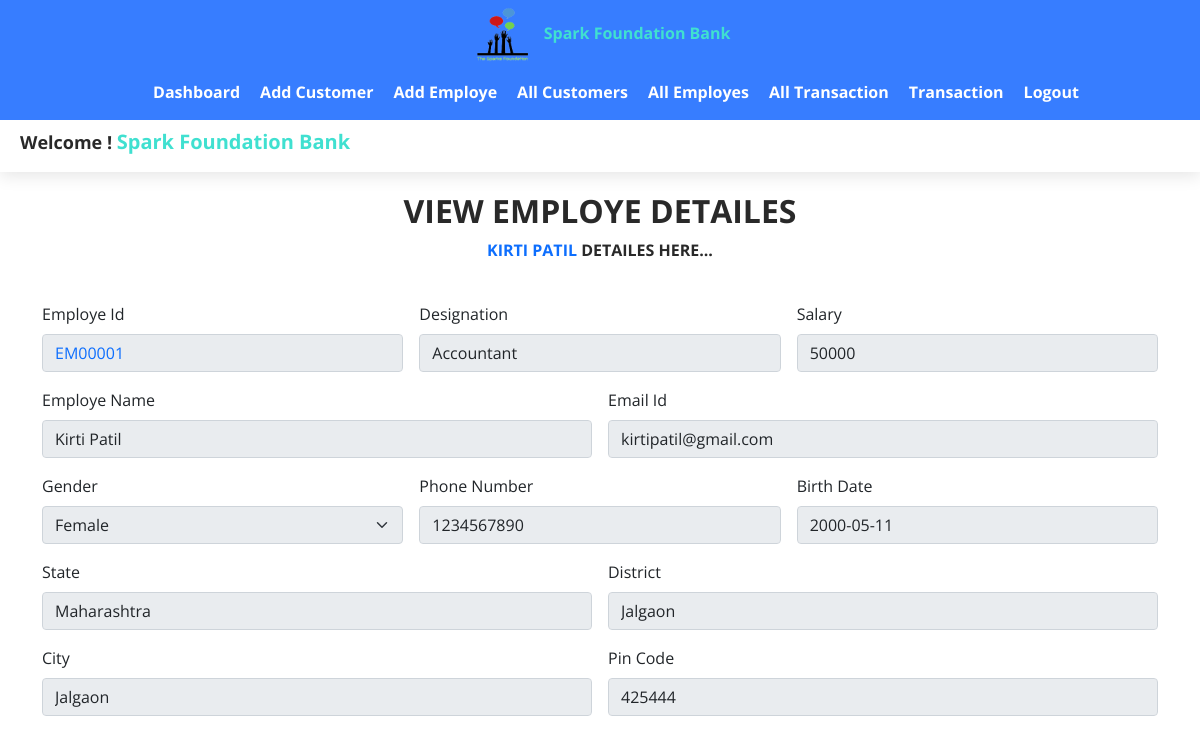
The app's page /pages/New__Employe.php?type=n&id=1&option=view (signed in) with its own data.
### tables this page shows
CREATE TABLE `employe` (
  `id` int(11) NOT NULL,
  `employe_id` varchar(255) NOT NULL,
  `name` varchar(255) NOT NULL,
  `gender` varchar(255) NOT NULL,
  `email_id` varchar(255) NOT NULL,
  `birthday` date NOT NULL,
  `phone_no` varchar(15) NOT NULL,
  `state` varchar(255) NOT NULL,
  `district` varchar(255) NOT NULL,
  `city` varchar(255) NOT NULL,
  `pin_code` int(11) NOT NULL,
  `designation` varchar(255) NOT NULL,
  `salary` int(50) NOT NULL,
  `join_date` timestamp NOT NULL DEFAULT current_timestamp() ON UPDATE current_timestamp()
);

### pages/New__Employe.php (the view, shortened to what this page needs)
<?php
    include '../components/Navigation__Bar.php';
        $name = "";
        $gender = "";
        $birthday = "";
        $email = "";
        $phone_no = "";
        $state = "";
        $district = "";
        $city = "";
        $pin_code = "";
        $designation = "";
        $salary = "";
        $employe_id	 = "";
        $option = "";
        $id = "";
        $disabled = "";
        if(isset($_GET['id']) && $_GET['id'] != "" && isset($_GET['option']) && $_GET['option']!=""){
            $id = mysqli_escape_string($con,$_GET['id']);
            $option = mysqli_escape_string($con,$_GET['option']);
        }
            if($option == 'view'){
                $disabled = "disabled";
            }else{
                $disabled = "";
            }
            if($option == 'view' || $option == 'edit'){
                $res = mysqli_fetch_assoc(mysqli_query($con,"SELECT * FROM employe WHERE id = $id"));
                $employe_id	 = $res["employe_id"];
                $name = $res["name"];
                $gender = $res["gender"];
                $birthday = $res["birthday"];
                $email = $res["email_id"];
                $phone_no = $res["phone_no"];
                $state = $res["state"];
                $district = $res["district"];
                $city = $res["city"];
                $pin_code = $res["pin_code"];
                $designation = $res["designation"];
                $salary = $res["salary"];
            }
?>
        <?php include '../components/User_Name.php' ?>
        <div class="container" id="add_page">
            <div class="row text-center">
                <?php
                    if($option == 'view'){
                        echo "
                            <h2>View Employe Detailes</h2>
                            <p><span class='text-primary'>$name</span> Detailes Here...</p>
                        ";
                    }else if ($option == 'edit'){
                        echo "
                            <h2>Edit Employe Details</h2>
                            <p><span class='text-primary'>$name</span> Edit Detailes Here...</p>
                        ";
                    }else{
                        echo "
                            <h2>Add Employe</h2>
                            <p>Add Employe Details Here</p>
                        ";
                    }
                ?>
            </div>
            <form method="post" action="" class="row g-3 mt-2 mb-2">
                <div class="col-md-4">
                    <label for="inputAddress" class="form-label">Employe Id</label>
                    <input type="text" disabled value="<?php echo $employe_id; ?>" class="form-control text-primary" id="inputAddress" name="employe_id" required>
                </div>
                <div class="col-md-4">
                    <label for="inputAddress" class="form-label">Designation</label>
                    <input <?php echo $disabled; ?> type="text" class="form-control" value="<?php echo $designation ?>" id="inputAddress" name="designation" required>
                </div>
                <div class="col-md-4">
                    <label for="inputAddress" class="form-label">Salary</label>
                    <input <?php echo $disabled; ?> type="text" value="<?php echo $salary ?>" class="form-control" id="inputAddress" name="salary" required>
                </div>
                <div class="col-md-6">
                    <label for="inputEmail4" class="form-label">Employe Name</label>
                    <input <?php echo $disabled; ?> type="text" value="<?php echo $name ?>" name="name" class="form-control" id="inputEmail4" required>
                </div>
                <div class="col-md-6">
                    <label for="inputPassword4" class="form-label">Email Id</label>
                    <input <?php echo $disabled; ?> type="email" value="<?php echo $email ?>" class="form-control" name="email" id="inputPassword4" required>
                </div>
                <div class="col-md-4">
                    <label for="inputEmail4" class="form-label">Gender</label>
                    <select <?php echo $disabled; ?> name="gender" id="inputState" class="form-select" required>
                            <?php
                                if($option == 'view'){
                                    echo "<option value= '$gender' selected>$gender</option>";
                                }else if($option == 'edit'){
                                    echo "
                                    <option value= '$gender' selected>$gender</option>
                                    <option value='Male'>Male</option>
                                    <option value='Female'>Femail</option>";
                                }else{
                                    echo "
                                        <option value= '' selected>Select Gender</option>
                                        <option value='Male'>Male</option>
                                        <option value='Female'>Femail</option>
                                    ";
                                }
                            ?>
                    </select>
                </div>
                <div class="col-md-4">
                    <label for="inputEmail4" class="form-label">Phone Number</label>
                    <input <?php echo $disabled; ?> type="text" value="<?php echo $phone_no ?>" class="form-control" name="number" id="inputPassword4" required>
                </div>
                <div class="col-md-4">
                    <label for="inputEmail4" class="form-label">Birth Date</label>
                    <input <?php echo $disabled; ?>
                        <?php if($option == 'view' || $option == 'edit'){
                                echo 'type=text';
                            }else{
                                echo 'type=date';
                            }
                        ?> value="<?php echo $birthday ?>"  class="form-control" name="birthday" id="inputPassword4" required>
                </div>
                <div class="col-md-6">
                    <label for="inputEmail4" class="form-label">State</label>
                    <input <?php echo $disabled; ?> type="text" value="<?php echo $state ?>" class="form-control" name="state" id="inputPassword4" required>
                </div>
                <div class="col-md-6">
                    <label for="inputPassword4" class="form-label">District</label>
                    <input <?php echo $disabled; ?> type="text" value="<?php echo $district ?>" class="form-control" name="district" id="inputPassword4" required>
                </div>
                <div class="col-md-6">
                    <label for="inputAddress" class="form-label">City</label>
                    <input <?php echo $disabled; ?> type="text" value="<?php echo $city ?>" class="form-control" id="inputAddress" name="city" required>
                </div>
                <div class="col-md-6">
                    <label for="inputAddress" class="form-label">Pin Code</label>
                    <input <?php echo $disabled; ?> type="text" value="<?php echo $pin_code ?>" class="form-control" id="inputAddress" name="pin_code" required>
                </div>
            </form>
        </div>
<?php
    include '../components/Footer.php';
?>

### style/style.css (style rules this page uses)
* { padding: 0; margin: 0; box-sizing: border-box; }
body { font-family: 'Open Sans', sans-serif; background-color: #FFFFFF; }
:root { --heading__color:#292929; --subheading__color:#007bff; --tab__bg:#377dff; --log__color:#40E0D0; --tab_nav_color:#fff; --box__shadow: 0 4px 16px rgb(0 0 0 / 10%); }
#add_page { margin-top:20px; }
#add_page h2, #add_page p { color:var(--heading__color); font-weight:bold; text-transform:uppercase; }

### records on screen
employe: name "KIRTI PATIL", employe_id "EM00001", designation "Accountant", salary "50000", name "Kirti Patil", email "kirtipatil@gmail.com", gender "Female", number "1234567890", birthday "2000-05-11", state "Maharashtra", district "Jalgaon", city "Jalgaon", pin_code "425444"

### other values on screen
$_SESSION['USER_NAME'] "Spark Foundation Bank"
